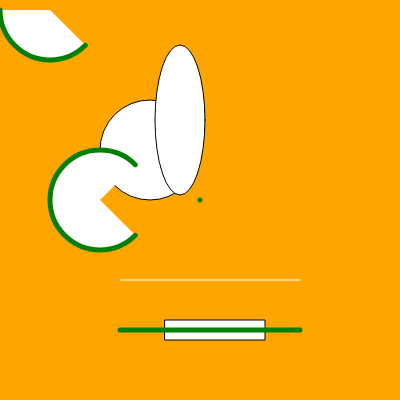
Frame 1 (no input)
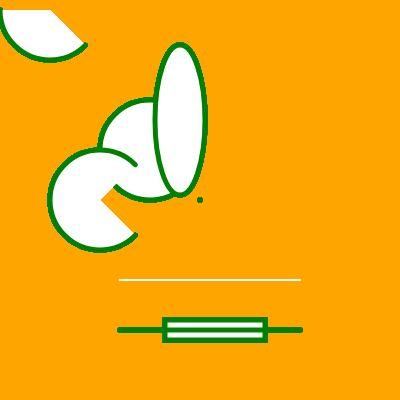
Frame 60 (no input)
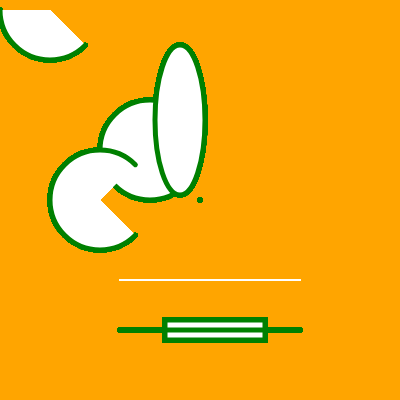
Frame 120 (the mouse pressed at the canvas centre since frame 60)

The p5.js sketch that drew these frames (run headless with seeded random() and noise() and a simulated clock; from frame 60 on, the mouse is pressed at the canvas centre):

// p5.js sketch
// ── sketch.js
var a = 1;
var b = "mapper";
var trueFalse = true; // trueFalse follow camel case



function setup() {
  // put setup code here
  createCanvas(400,400);// (width,height)
  background(0);
  background(123,123,123);
  background("orange");
  console.log(a*2);//num * character = NaN
}

function draw() {// the draw function is an endless loop, it keeps drawing on the canvas over and over again.
                 //
  // put drawing code here
  ellipse(150,150,100,100);
  ellipse(180,120,50,150);//(x-position of the center, y-position of the center,width,height)
  rect(165,320,100,20);   //(x-position of the upper-left corner, y-position of the upper-left corner, width, height)

  strokeWeight(1);// if you don't have this line and only have the stokeWeight
  stroke(255);
  line(120,280,300,280);
  strokeWeight(5);//If you set the strokeWeight before, then this line will only affects the shape following this line.
                  // And it goes back to the top lines of the block and affects them until it comes across another strokeWeight
                  // So you can see, the strokeWeight with the value of 1 only affects the shape of the line.
                  // Because the draw() function keeps repeating itself!!!
                  // Highlight! This is very interesting.!!!!!

  stroke(255);// the color of stoke of all the shapes on the canvas
              // Why it affects all the shapes? - stroke is more of a switch?没弄懂
  stroke('green');
  point(width/2, height/2);// (x-position,y-position)  the width and height are those of the canvas. Try to put your parameters
                            //this way so your point can better adjust to the canvas

  line(120,330,300,330);//(x-position of the starting point, y-position of the starting point,
                        //x-position of the ending point, y-position of the ending point)

  arc(50,10,100,100, QUARTER_PI, PI);
  arc(100,200,100,100, QUARTER_PI, PI+HALF_PI+QUARTER_PI);

}
